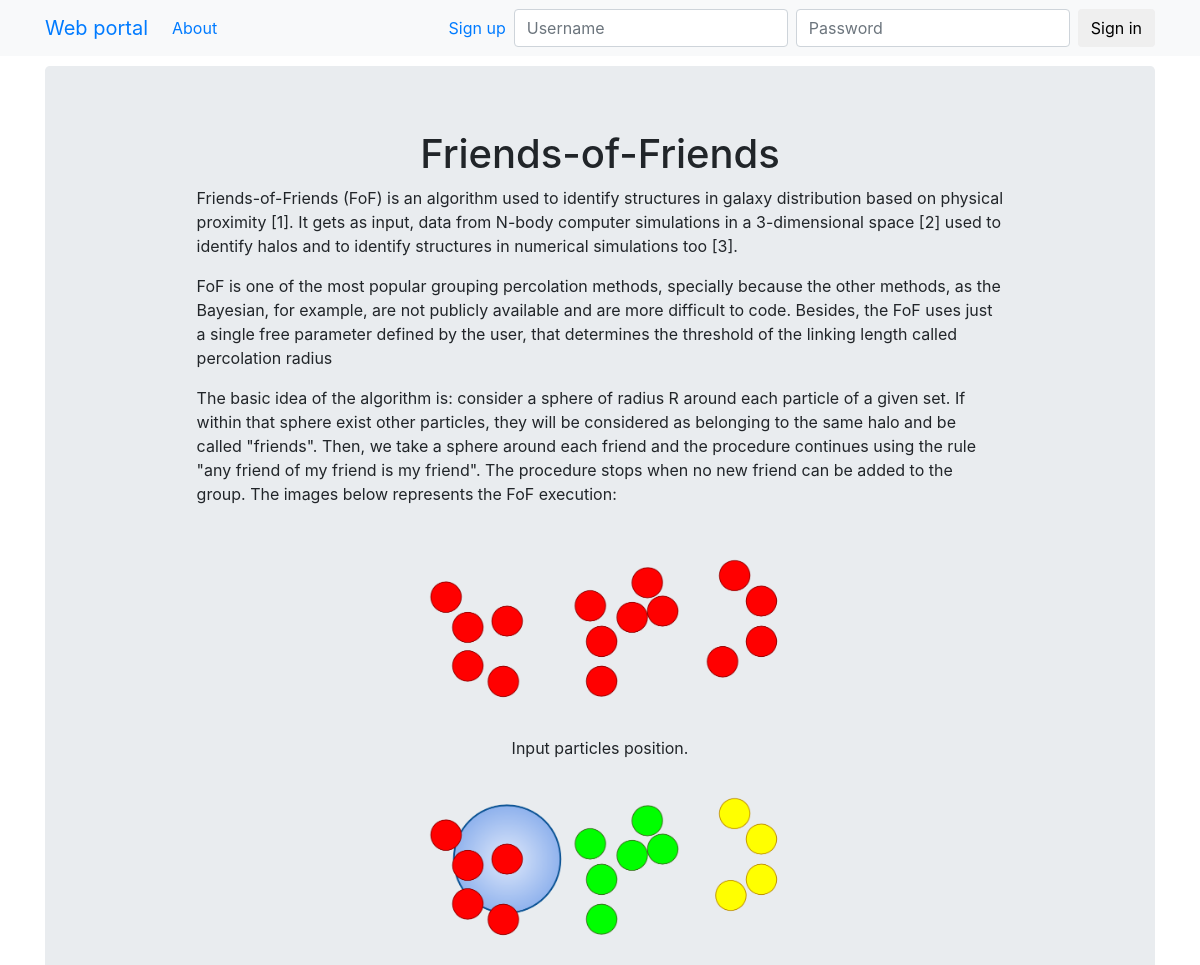
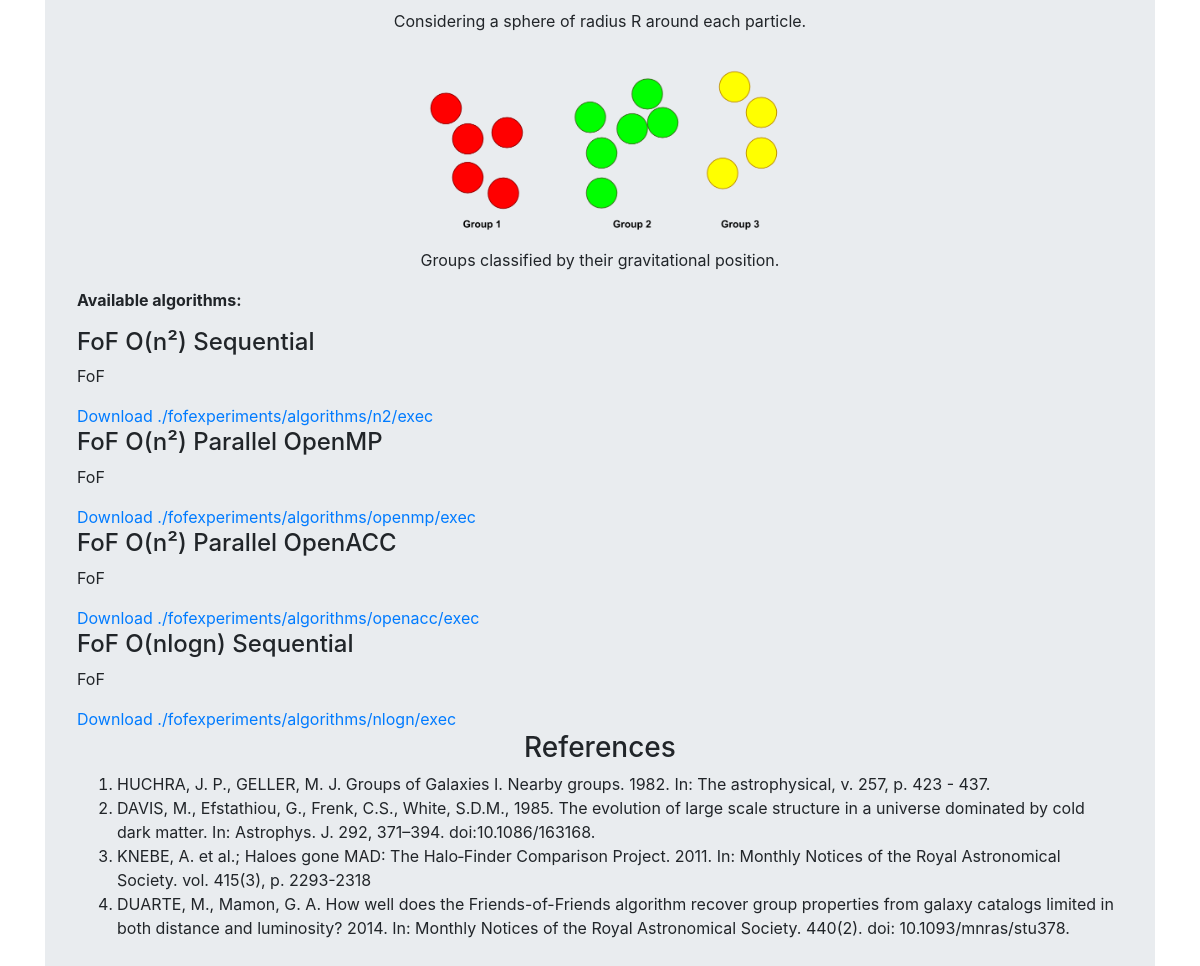
The app's page /fof/about with its own data (2 pictures, top to bottom).
### fof/models.py (models this page shows, shortened)
class FoFAlgorithm(models.Model):
    idFoF = models.AutoField(primary_key=True)
    nameFoF = models.CharField(null=False, blank=False, max_length=100)
    descFoF = models.TextField(null=True, blank=False)
    commandFoF = models.TextField(null=False, blank=False)
    class Meta:
        managed = True
        db_table = 'fof_algorithm'

### fof/views.py (the view)
# urls.py: path('about', about, name="about"),
def about(request):
    query_results = FoFAlgorithm.objects.all()
    return render(request, 'fof/about.html', {"results" : query_results})

### templates/fof/about.html
<!DOCTYPE html>
{%extends "base.html" %}
{% load static %}
{% block jumbotron %}
<div class="jumbotron">
  <h1><center>Friends-of-Friends</center></h1>
    <div style="width:80%;" class="container">
    <p>Friends-of-Friends (FoF) is an algorithm used to identify structures in galaxy distribution based on physical proximity
        [1]. It gets as input, data from N-body computer simulations in a 3-dimensional space [2]
        used to identify halos and to identify structures in numerical simulations too [3].</p>
    <p>
        FoF is one of the most popular grouping percolation methods, specially because the other methods, as the Bayesian, for example,
        are not publicly available and are more difficult to code. Besides, the FoF uses just a single free parameter defined by the
        user, that determines the threshold of the linking length called percolation radius</p>
     <p>
        The basic idea of the algorithm is: consider a sphere of radius R around each particle of a given set. If within that sphere
        exist other particles, they will be considered as belonging to the same halo and be called "friends". Then, we take a sphere
        around each friend and the procedure continues using the rule "any friend of my friend is my friend". The procedure stops when
        no new friend can be added to the group. The images below represents the FoF execution:</p>
        <p>
            <center>
            <img src="{% static '/img/fof1.png' %}" alt="Italian Trulli" align="middle" width="50%"/>
            <figcaption>Input particles position.</figcaption>
            <img src="{% static 'img/fof2.png' %}" alt="Italian Trulli" align="middle" width="50%"/>
            <figcaption>Considering a sphere of radius R around each particle.</figcaption>
            <img src="{% static 'img/fof3.png' %}" alt="Italian Trulli" align="middle" width="50%"/>
            <figcaption>Groups classified by their gravitational position.</figcaption>
            </center>
        </p>
    </div>
    <p><b>Available algorithms:</b></p>
		<div id="postlist">
			<div class="panel">
                {% for alg in results %}
                  <div class="panel-heading">
                        <div class="text-center">
                            <div class="row">
                                <div class="col-sm-9">
                                    <h4 class="pull-left">{{ alg.nameFoF }}</h4>
                                </div>
                            </div>
                        </div>
                    </div>
                    <div class="panel-body">
                        <p>{{ alg.descFoF }}</p>
                        <a href="#"> Download {{ alg.commandFoF }}</a>
                    </div>
                {% endfor %}
        </div>
        </div>
  <h3><center>References</center></h3>
    <ol>
      <li>HUCHRA, J. P., GELLER, M. J. Groups of Galaxies I. Nearby groups. 1982. In: The astrophysical, v. 257, p. 423 - 437.</li>
      <li>DAVIS, M., Efstathiou, G., Frenk, C.S., White, S.D.M., 1985. The evolution of large scale structure in a universe dominated by cold dark matter. In: Astrophys. J. 292, 371–394. doi:10.1086/163168.</li>
      <li>KNEBE, A. et al.; Haloes gone MAD: The Halo‐Finder Comparison Project. 2011. In: Monthly Notices of the Royal Astronomical Society. vol. 415(3), p. 2293-2318</li>
      <li>DUARTE, M., Mamon, G. A. How well does the Friends-of-Friends algorithm recover group properties from galaxy catalogs limited in both distance and luminosity? 2014. In: Monthly Notices of the Royal Astronomical Society. 440(2). doi: 10.1093/mnras/stu378. </li>
    </ol>
</div>
{% endblock %}

### templates/base.html (shortened to what this page needs)
{% load staticfiles %}
<!DOCTYPE html>
{% load static %}
<html lang="en">
  <head>
    <link rel="stylesheet" href="https://cdnjs.cloudflare.com/ajax/libs/font-awesome/4.7.0/css/font-awesome.min.css">
    {% include 'head_css.html'%}
    </head>
  <body>
   {% load staticfiles %}
    {% include 'navbar.html' %}
    <div style="margin-bottom:50px;padding-top:10px;" class="container">
        {% block jumbotron %}
        {% endblock %}
    </div>
  </body>
</html>

### templates/head_css.html
{% load staticfiles %}
{% block head_css %}
    <link href="https://unpkg.com/bootstrap@4.1.3/dist/css/bootstrap.min.css" rel="stylesheet">
    <link href="{% static 'css/footer.css'%}" rel="stylesheet">
{% endblock %}

### templates/navbar.html (shortened to what this page needs)
<nav class="navbar navbar-expand-lg bg-light">
  <div class="container">
    <div class="navbar-header">
      <a class="navbar-brand" href="{% url 'home' %}">Web portal</a>
    </div>
    <div id="navbar" class="navbar-collapse collapse">
      <ul class="navbar-nav mr-auto">
	  <li class="nav-item">
	  <a class="nav-link" href="{% url 'about' %}">About</a>
      </ul>
      <ul class="navbar-nav ml-auto">
	{% if request.user.is_authenticated %}
	<li class="nav-item mr-sm-2">
	  <a>{{user}}</a>
	<li class="nav-item mr-sm-2">
	  <a href="{% url 'auth_logout' %}">Sair</a>
	{% else %}
	<li class="active mr-sm-2"><a href="{% url 'registration_register' %}">Sign up</a></li>
	{% endif %}
      </ul>
      {% if not request.user.is_authenticated and not "/accounts/login" in request.get_full_path %}
      <form class="form-inline" method="POST" action="{% url 'auth_login' %}">{%csrf_token%}
	<div class="form-group">
	  <input type="text" class="form-control mr-sm-2" name="username" placeholder="Username">
	</div>
	<div class="form-group">
	  <input type="password" class="form-control mr-sm-2" name="password" placeholder="Password">
	</div>
	<button type="submit" class="btn btn-default">Sign in</button>
      </form>
      {%endif%}
    </div>
  </div>
</nav>

### templates/javascript.html (shortened to what this page needs)
    {% load staticfiles %}

### static/ui/cssold/footer.css (style rules this page uses)
html { position: relative; min-height: 100%; }

### records on screen
FoFAlgorithm: nameFoF "FoF O(n²) Sequential", descFoF "FoF", commandFoF "./fofexperiments/algorithms/n2/exec"
FoFAlgorithm: nameFoF "FoF O(n²) Parallel OpenMP", descFoF "FoF", commandFoF "./fofexperiments/algorithms/openmp/exec"
FoFAlgorithm: nameFoF "FoF O(n²) Parallel OpenACC", descFoF "FoF", commandFoF "./fofexperiments/algorithms/openacc/exec"
FoFAlgorithm: nameFoF "FoF O(nlogn) Sequential", descFoF "FoF", commandFoF "./fofexperiments/algorithms/nlogn/exec"
